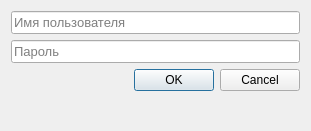
<?xml version="1.0" encoding="UTF-8"?>
<ui version="4.0">
 <class>LoginDialog</class>
 <widget class="QDialog" name="LoginDialog">
  <property name="geometry">
   <rect>
    <x>0</x>
    <y>0</y>
    <width>311</width>
    <height>131</height>
   </rect>
  </property>
  <property name="sizePolicy">
   <sizepolicy hsizetype="Fixed" vsizetype="Fixed">
    <horstretch>0</horstretch>
    <verstretch>0</verstretch>
   </sizepolicy>
  </property>
  <property name="minimumSize">
   <size>
    <width>311</width>
    <height>93</height>
   </size>
  </property>
  <property name="maximumSize">
   <size>
    <width>16777215</width>
    <height>16777215</height>
   </size>
  </property>
  <property name="windowTitle">
   <string>Аутентификация</string>
  </property>
  <layout class="QVBoxLayout" name="verticalLayout">
   <item>
    <widget class="QLineEdit" name="username_lineEdit">
     <property name="font">
      <font>
       <pointsize>10</pointsize>
      </font>
     </property>
     <property name="placeholderText">
      <string>Имя пользователя</string>
     </property>
    </widget>
   </item>
   <item>
    <widget class="QLineEdit" name="password_lineEdit">
     <property name="font">
      <font>
       <pointsize>10</pointsize>
      </font>
     </property>
     <property name="placeholderText">
      <string>Пароль</string>
     </property>
    </widget>
   </item>
   <item>
    <widget class="QDialogButtonBox" name="buttonBox">
     <property name="orientation">
      <enum>Qt::Horizontal</enum>
     </property>
     <property name="standardButtons">
      <set>QDialogButtonBox::Cancel|QDialogButtonBox::Ok</set>
     </property>
    </widget>
   </item>
   <item>
    <widget class="QLabel" name="error_label">
     <property name="font">
      <font>
       <pointsize>10</pointsize>
      </font>
     </property>
     <property name="text">
      <string/>
     </property>
    </widget>
   </item>
  </layout>
 </widget>
 <resources/>
 <connections>
  <connection>
   <sender>buttonBox</sender>
   <signal>accepted()</signal>
   <receiver>LoginDialog</receiver>
   <slot>accept()</slot>
   <hints>
    <hint type="sourcelabel">
     <x>248</x>
     <y>254</y>
    </hint>
    <hint type="destinationlabel">
     <x>157</x>
     <y>274</y>
    </hint>
   </hints>
  </connection>
  <connection>
   <sender>buttonBox</sender>
   <signal>rejected()</signal>
   <receiver>LoginDialog</receiver>
   <slot>reject()</slot>
   <hints>
    <hint type="sourcelabel">
     <x>316</x>
     <y>260</y>
    </hint>
    <hint type="destinationlabel">
     <x>286</x>
     <y>274</y>
    </hint>
   </hints>
  </connection>
 </connections>
</ui>
